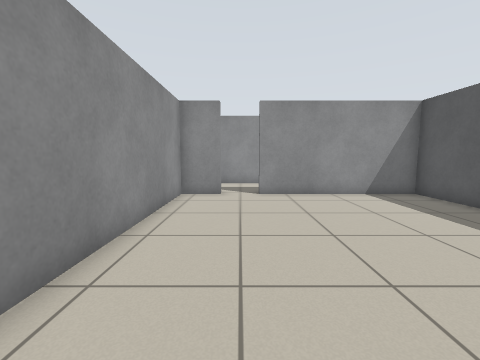
View 1 (above)

21 first-person views from a walk through a Stage world. The camera is 0.86 m above the floor, tilts 6° down and sees 90° across. Floor lines are 1 m apart. The floor is counted in squares, 0.5 m on a side. Each view is taken from the middle of a square. On the plan, view 1 faces up. The plan holds only what a view shows up to about 14 squares ahead; the rest is blank. The place goes on beyond the plan. The robots in the file are not drawn.

View 2
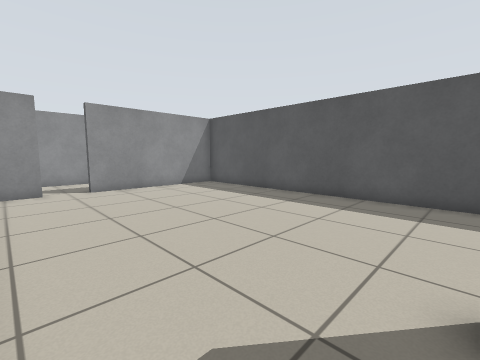

View 3
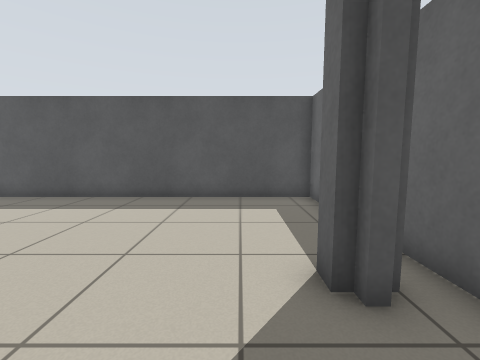

View 4
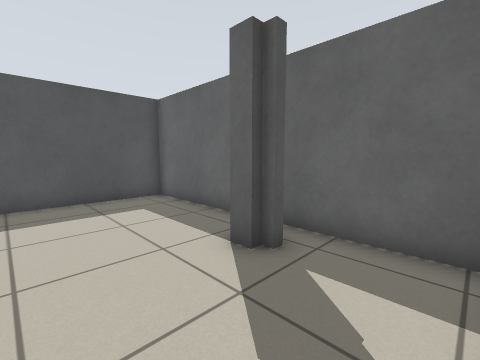

View 5
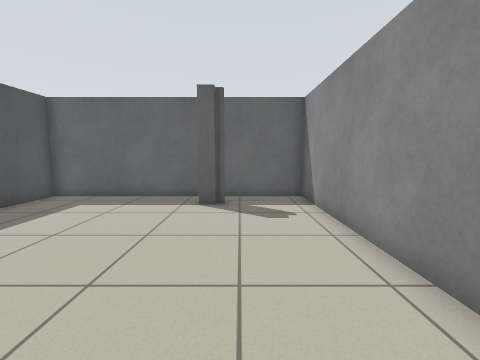

View 6
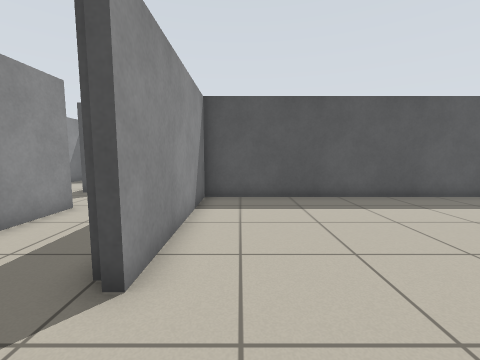

View 7
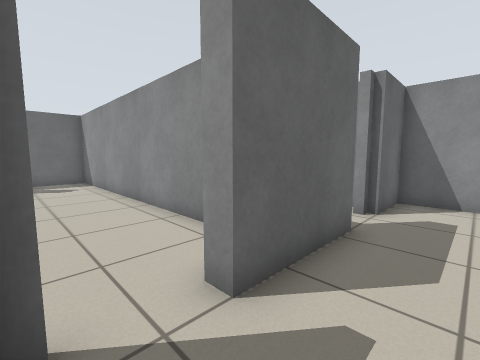

View 8
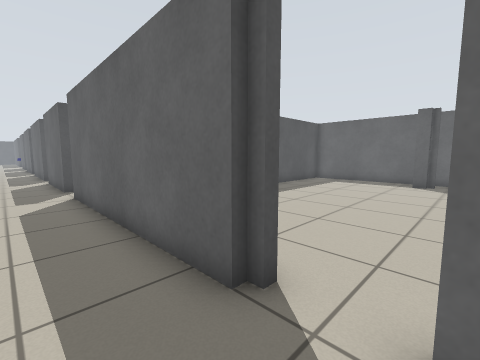

View 9
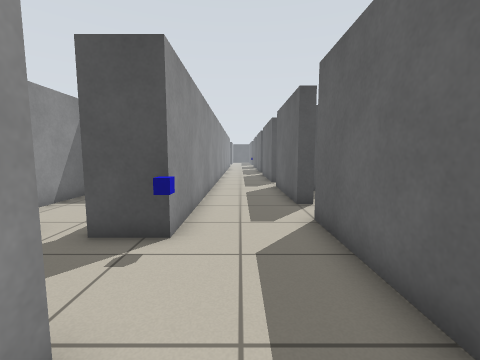

View 10
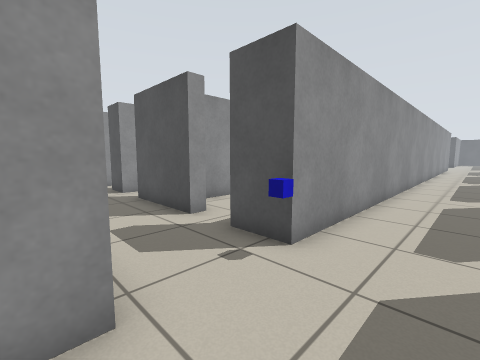

View 11
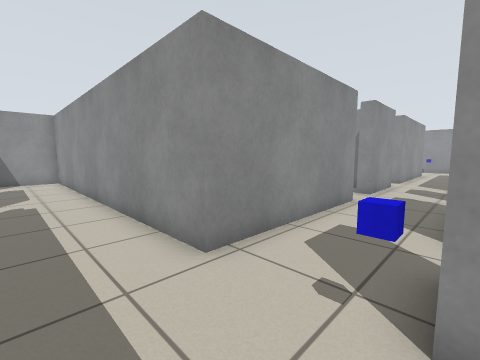

View 12
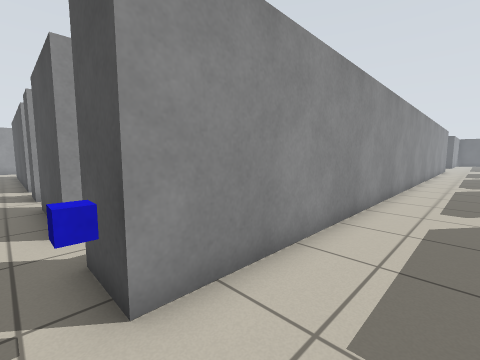

View 13
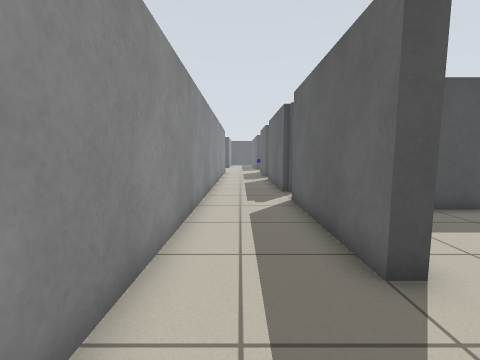

View 14
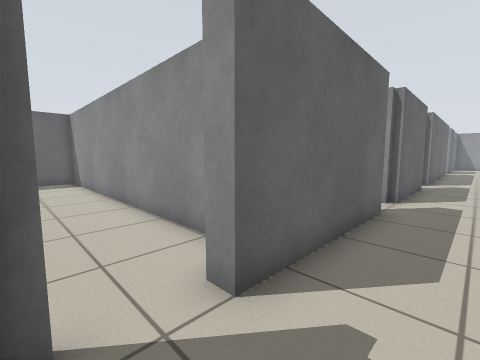

View 15
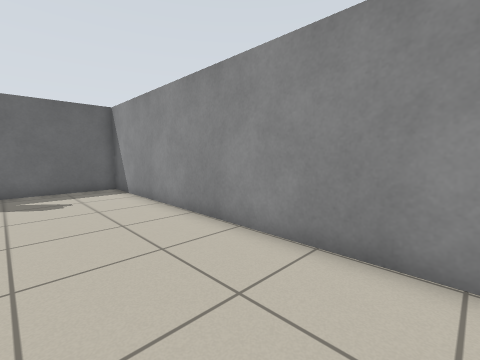

View 16
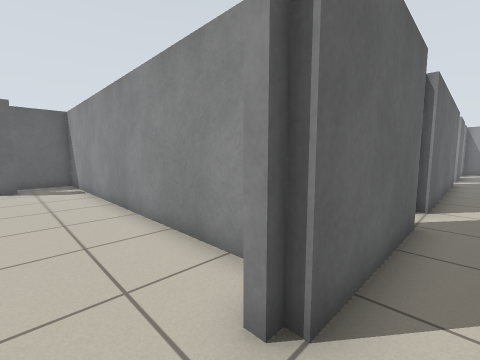

View 17
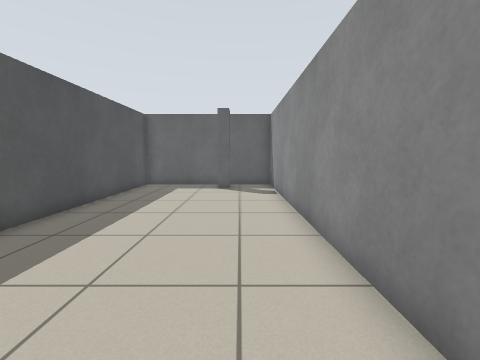

View 18
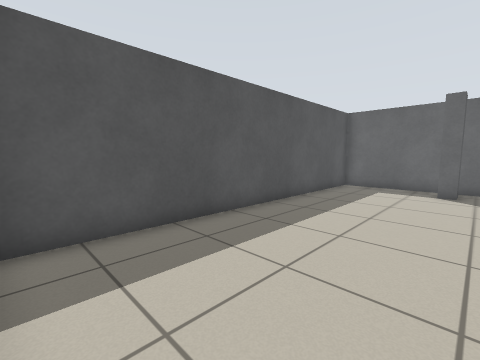

View 19
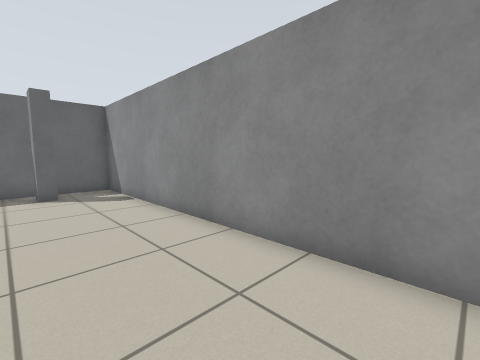

View 20
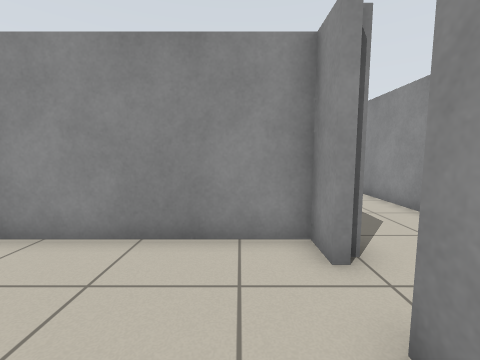

View 21
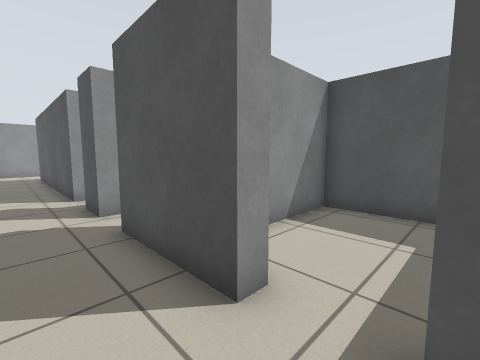

### Floor plan
Ten units are one square. View 1 is at (0, 0); x grows to the right and y downward. Boxes are objects, and circles mark ways between rooms. Rooms are numbered by the first view taken in them; rooms with no view inside come last. Other rooms are left out.
<svg viewBox="-94 -250 384 294">
<path fill="none" stroke="#000" d="M8 21 15 21M-9 -104 -26 -104 -26 39 77 39 77 -104 8 -104M163 -104 163 -94M123 -110 171 -110 171 -107 175 -107M191 -104 191 -110 251 -110 251 -104M88 -179 88 -216M240 -91 240 39 281 39M270 -110 285 -110M88 -233 88 -245M57 -214 57 -144 -89 -144 -89 -110 -66 -110M285 -144 88 -144 88 -162M8 -107 11 -107 11 -110 103 -110M57 -245 57 -233M-46 -110 -9 -110 -9 -104M185 30 185 21 191 21 191 30M163 -94 163 39 234 39 234 -101M198 -104 191 -104M175 -104 163 -104M145 -166 145 -196 106 -196M95 -179 88 -179"/>
<rect x="75" y="-145" width="10" height="10" fill="#bbb"><title>blue block</title></rect>
<circle cx="0" cy="-105" r="3" fill="#2a7"/>
<circle cx="180" cy="-105" r="3" fill="#2a7"/>
<circle cx="90" cy="-170" r="3" fill="#2a7"/>
<text x="30" y="-30">1</text>
<text x="150" y="-120">2</text>
<text x="200" y="-30">3</text>
<text x="120" y="-170">4</text>
</svg>
Room 1 opens to room 2. Room 2 opens to room 3. Room 2 opens to room 4.

Where each view was taken, in squares from view 1:
view 1: 0 up, 0 right, facing up
view 2: 2 down, 2 left, facing up-right
view 3: 1 down, 2 left, facing right
view 4: 1 up, 2 left, facing down-right
view 5: 6 up, 0 right, facing down
view 6: 9 up, 2 left, facing right
view 7: 13 up, 1 right, facing down-left
view 8: 13 up, 1 left, facing down-right
view 9: 13 up, 4 right, facing right
view 10: 12 up, 5 right, facing up-right
view 11: 12 up, 9 right, facing up-left
view 12: 12 up, 8 right, facing up-right
view 13: 13 up, 16 right, facing right
view 14: 13 up, 27 right, facing down-left
view 15: 9 up, 28 right, facing down-left
view 16: 12 up, 19 right, facing down-left
view 17: 10 up, 18 right, facing down
view 18: 10 up, 18 right, facing down-right
view 19: 9 up, 20 right, facing down-left
view 20: 9 up, 21 right, facing left
view 21: 16 up, 7 right, facing up-right
